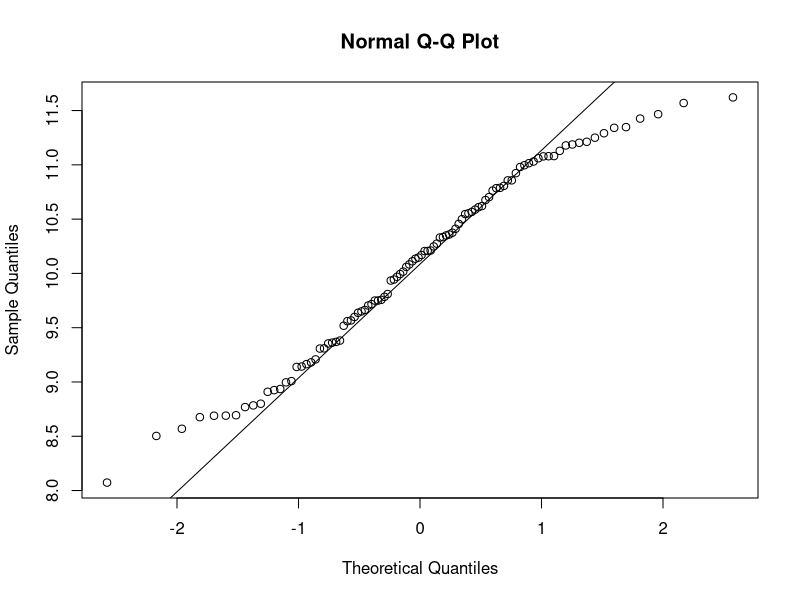
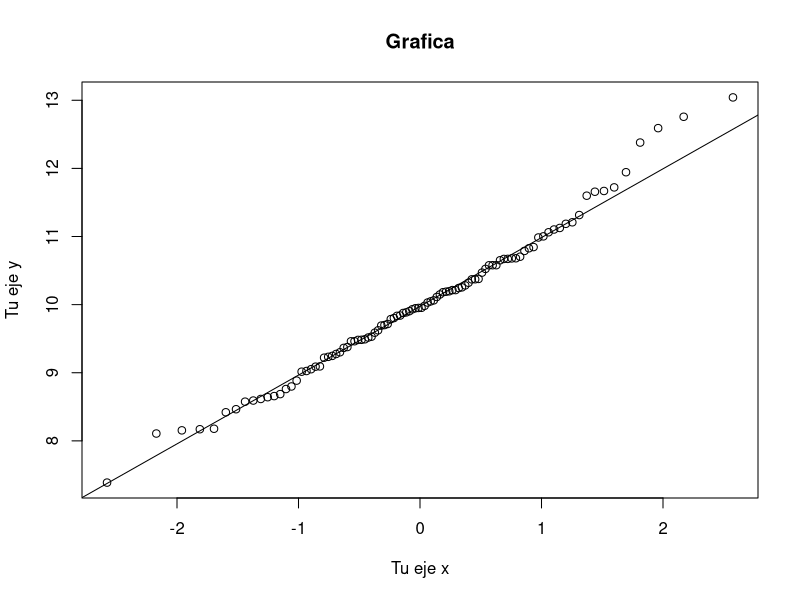
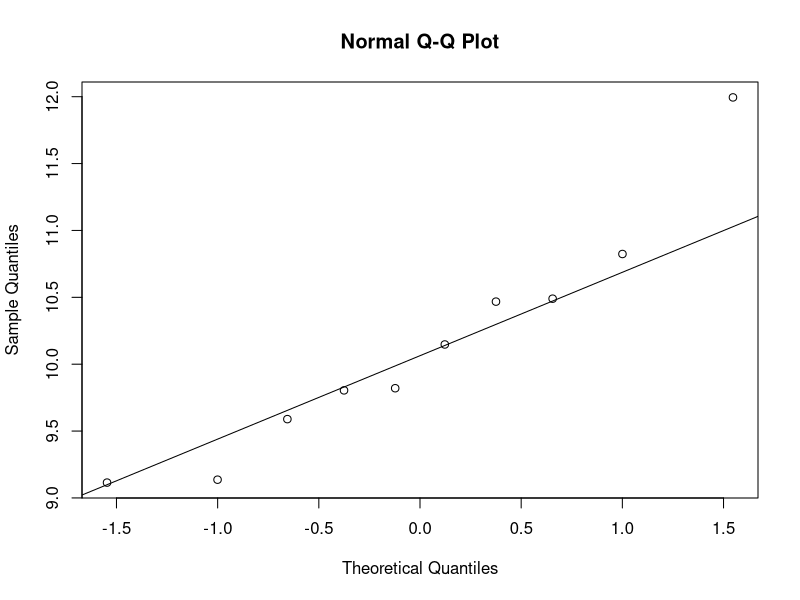
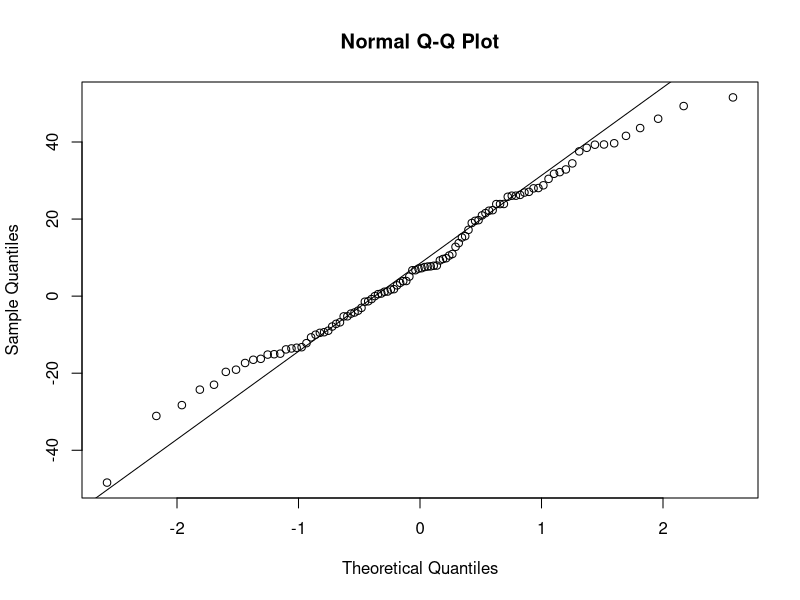
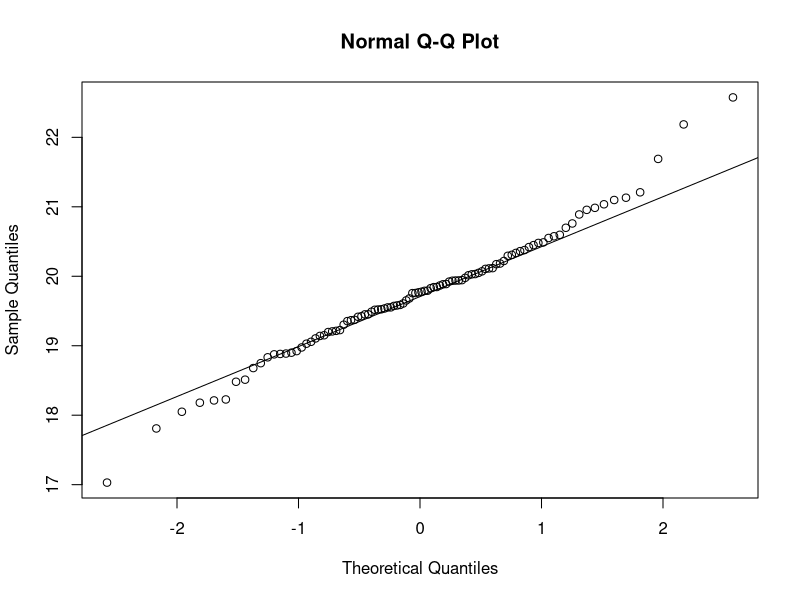
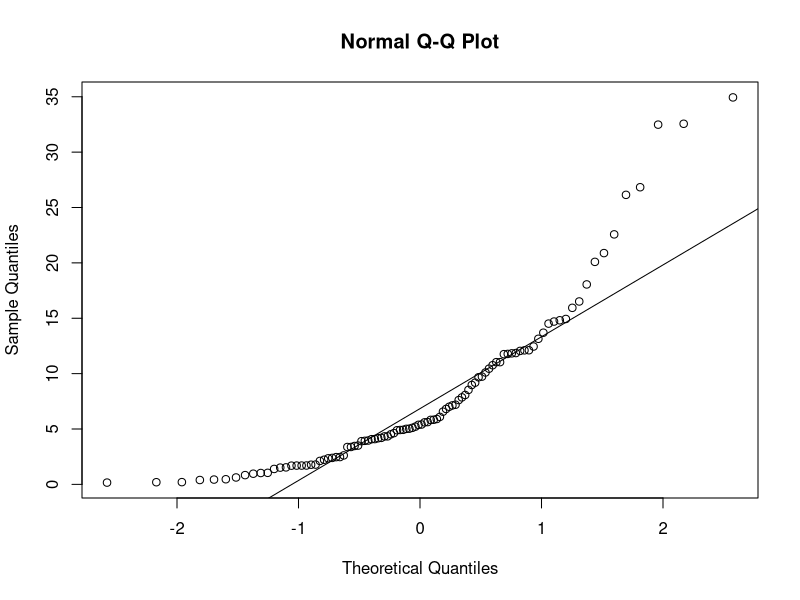
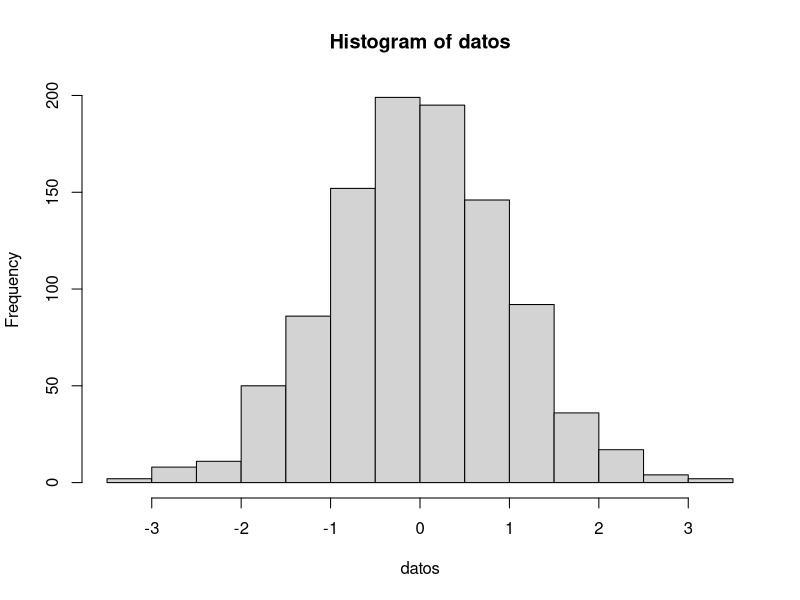
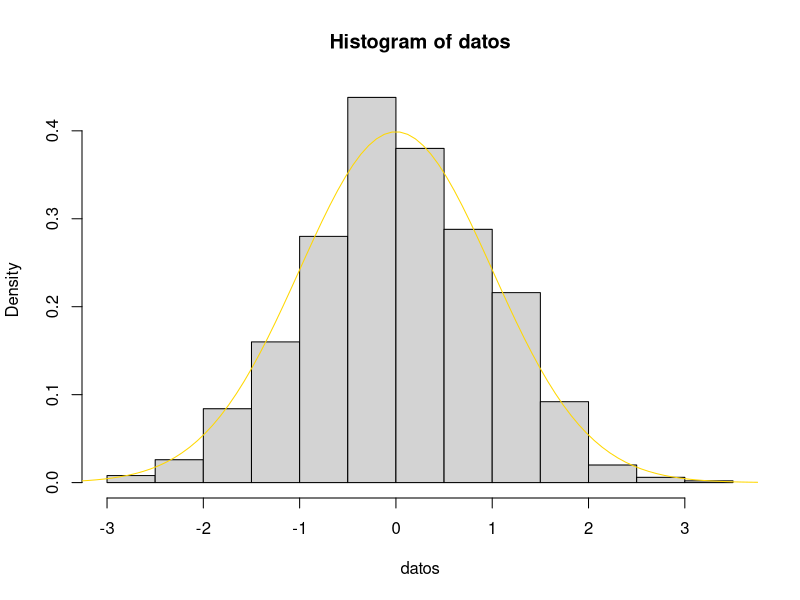

These charts were generated, in order, by the following R code:
## ---- chunk 1

## ---- chunk 2
help(hist)
help(qqnorm)
help(qqline)

## ---- chunk 3
datos <- rnorm(100, mean = 10)
qqnorm(datos)
qqline(datos)
## ---- chunk 4
datos <- rnorm(100, mean = 10)
qqnorm(datos, main = "Grafica", xlab = "Tu eje x", ylab = "Tu eje y")
qqline(datos)

## ---- chunk 5
datos <- rnorm(10, mean = 10)
qqnorm(datos)
qqline(datos)

## ---- chunk 6
datos <- rnorm(100, mean = 10, sd = 20)
qqnorm(datos)
qqline(datos)


## ---- chunk 7
datos <- rnorm(100, mean = 20)
qqnorm(datos)
qqline(datos)

## ---- chunk 8
datos <- rexp(100, rate = 1/10)
qqnorm(datos)
qqline(datos)

## ---- chunk 9
datos <- rnorm(1000) #1000 muestras de una densidad normal
hist(datos)

## ---- chunk 10
datos <- rnorm(1000) # muestras normales con media 0 y var 1.
teorica <- dnorm(seq(-4,4, length=100),mean = 0, sd = 1)
hist(datos,freq = FALSE)
lines(seq(-4,4, length=100),teorica, col="gold")
## ---- chunk 11
datos <- rnorm(10)
teorica <- dnorm(seq(-4,4, length=100),mean = 0, sd = 1)
hist(datos,freq = FALSE)
lines(seq(-4,4, length=100),teorica, col="gold")

## ---- chunk 12

datos <- rnorm(1000, sd = 2)
teorica <- dnorm(seq(-4,4, length=100),mean = 0, sd = 2)
hist(datos,freq = FALSE)
lines(seq(-4,4, length=100),teorica, col="gold")

## ---- chunk 13
N <- 10 # número de medias (es decir número de muestras)
M <- 100 # número de la longitud de cada serie de datos
medias <- numeric(N) # Vector que guardará las medias

for(i in 1:N)
{
  datos <- rnorm(M)
  medias[i] <- mean(datos)
  
}
hist(medias)
qqnorm(medias)
qqline(medias)
## ---- chunk 14
N <- 10000 # número de medias (es decir número de muestras)
M <- 100 # número de la longitud de cada serie de datos
medias <- numeric(N) # Vector que guardará las medias

for(i in 1:N)
{
  datos <- rnorm(M)
  medias[i] <- mean(datos)
  
}
hist(medias)
qqnorm(medias)
qqline(medias)


## ---- chunk 15
N <- 10000 # número de medias (es decir número de muestras)
M <- 100 # número de la longitud de cada serie de datos
medias <- numeric(N) # Vector que guardará las medias

for(i in 1:N)
{
  datos <- rexp(M, rate = 1/10)
  medias[i] <- mean(datos)
  
}
hist(medias)
qqnorm(medias)
qqline(medias)

